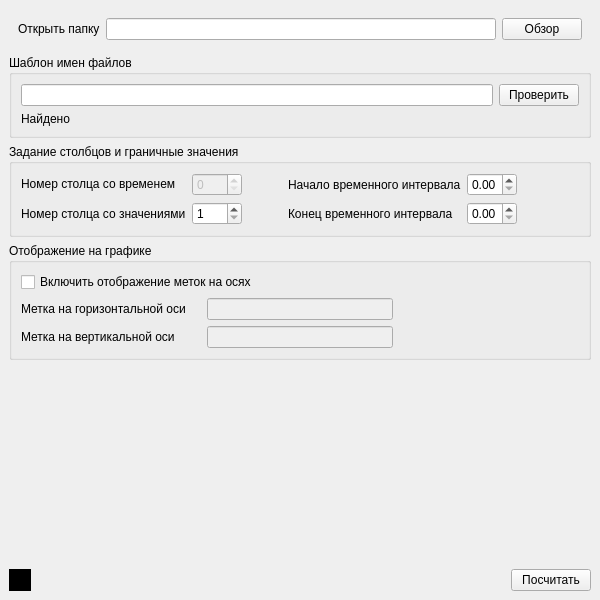
<?xml version="1.0" encoding="UTF-8"?>
<ui version="4.0">
 <class>MainWindow</class>
 <widget class="QMainWindow" name="MainWindow">
  <property name="geometry">
   <rect>
    <x>0</x>
    <y>0</y>
    <width>600</width>
    <height>600</height>
   </rect>
  </property>
  <property name="windowTitle">
   <string>MainWindow</string>
  </property>
  <widget class="QWidget" name="centralwidget">
   <layout class="QHBoxLayout" name="horizontalLayout">
    <item>
     <layout class="QVBoxLayout" name="verticalLayout" stretch="0,1">
      <item>
       <layout class="QHBoxLayout" name="horizontalLayout_2" stretch="0,0,0">
        <property name="leftMargin">
         <number>9</number>
        </property>
        <property name="topMargin">
         <number>9</number>
        </property>
        <property name="rightMargin">
         <number>9</number>
        </property>
        <property name="bottomMargin">
         <number>9</number>
        </property>
        <item>
         <widget class="QLabel" name="label_4">
          <property name="text">
           <string>Открыть папку</string>
          </property>
         </widget>
        </item>
        <item>
         <widget class="QLineEdit" name="lineEdit">
          <property name="minimumSize">
           <size>
            <width>0</width>
            <height>0</height>
           </size>
          </property>
         </widget>
        </item>
        <item>
         <widget class="QPushButton" name="pushButton">
          <property name="text">
           <string>Обзор</string>
          </property>
         </widget>
        </item>
       </layout>
      </item>
      <item>
       <layout class="QVBoxLayout" name="verticalLayout_2">
        <item>
         <layout class="QVBoxLayout" name="verticalLayout_3">
          <item>
           <widget class="QGroupBox" name="groupBox">
            <property name="sizePolicy">
             <sizepolicy hsizetype="Preferred" vsizetype="Maximum">
              <horstretch>0</horstretch>
              <verstretch>0</verstretch>
             </sizepolicy>
            </property>
            <property name="title">
             <string>Шаблон имен файлов</string>
            </property>
            <layout class="QVBoxLayout" name="verticalLayout_6" stretch="0,0">
             <property name="sizeConstraint">
              <enum>QLayout::SetDefaultConstraint</enum>
             </property>
             <item>
              <layout class="QVBoxLayout" name="verticalLayout_10">
               <item>
                <layout class="QHBoxLayout" name="horizontalLayout_14">
                 <item>
                  <widget class="QLineEdit" name="lineEdit_2"/>
                 </item>
                 <item>
                  <widget class="QPushButton" name="pushButton_3">
                   <property name="text">
                    <string>Проверить</string>
                   </property>
                  </widget>
                 </item>
                </layout>
               </item>
              </layout>
             </item>
             <item>
              <widget class="QLabel" name="label_9">
               <property name="enabled">
                <bool>true</bool>
               </property>
               <property name="styleSheet">
                <string notr="true"/>
               </property>
               <property name="text">
                <string>Найдено</string>
               </property>
              </widget>
             </item>
            </layout>
           </widget>
          </item>
          <item>
           <widget class="QGroupBox" name="groupBox_2">
            <property name="sizePolicy">
             <sizepolicy hsizetype="Preferred" vsizetype="Maximum">
              <horstretch>0</horstretch>
              <verstretch>0</verstretch>
             </sizepolicy>
            </property>
            <property name="title">
             <string>Задание столбцов и граничные значения</string>
            </property>
            <layout class="QVBoxLayout" name="verticalLayout_4">
             <item>
              <layout class="QHBoxLayout" name="horizontalLayout_4">
               <item>
                <layout class="QVBoxLayout" name="verticalLayout_7">
                 <item>
                  <layout class="QHBoxLayout" name="horizontalLayout_3">
                   <item>
                    <widget class="QLabel" name="label">
                     <property name="enabled">
                      <bool>true</bool>
                     </property>
                     <property name="sizePolicy">
                      <sizepolicy hsizetype="Preferred" vsizetype="Maximum">
                       <horstretch>0</horstretch>
                       <verstretch>0</verstretch>
                      </sizepolicy>
                     </property>
                     <property name="minimumSize">
                      <size>
                       <width>0</width>
                       <height>22</height>
                      </size>
                     </property>
                     <property name="text">
                      <string>Номер столца со временем</string>
                     </property>
                    </widget>
                   </item>
                   <item>
                    <widget class="QSpinBox" name="spinBox">
                     <property name="enabled">
                      <bool>false</bool>
                     </property>
                     <property name="minimumSize">
                      <size>
                       <width>50</width>
                       <height>0</height>
                      </size>
                     </property>
                     <property name="maximumSize">
                      <size>
                       <width>50</width>
                       <height>16777215</height>
                      </size>
                     </property>
                    </widget>
                   </item>
                  </layout>
                 </item>
                 <item>
                  <layout class="QHBoxLayout" name="horizontalLayout_5">
                   <item>
                    <widget class="QLabel" name="label_5">
                     <property name="text">
                      <string>Номер столца со значениями</string>
                     </property>
                    </widget>
                   </item>
                   <item>
                    <widget class="QSpinBox" name="spinBox_2">
                     <property name="sizePolicy">
                      <sizepolicy hsizetype="Minimum" vsizetype="Fixed">
                       <horstretch>0</horstretch>
                       <verstretch>0</verstretch>
                      </sizepolicy>
                     </property>
                     <property name="minimumSize">
                      <size>
                       <width>50</width>
                       <height>0</height>
                      </size>
                     </property>
                     <property name="maximumSize">
                      <size>
                       <width>50</width>
                       <height>16777215</height>
                      </size>
                     </property>
                     <property name="minimum">
                      <number>1</number>
                     </property>
                    </widget>
                   </item>
                  </layout>
                 </item>
                </layout>
               </item>
               <item>
                <spacer name="horizontalSpacer">
                 <property name="orientation">
                  <enum>Qt::Horizontal</enum>
                 </property>
                 <property name="sizeType">
                  <enum>QSizePolicy::Fixed</enum>
                 </property>
                 <property name="sizeHint" stdset="0">
                  <size>
                   <width>40</width>
                   <height>20</height>
                  </size>
                 </property>
                </spacer>
               </item>
               <item>
                <layout class="QVBoxLayout" name="verticalLayout_5">
                 <item>
                  <layout class="QHBoxLayout" name="horizontalLayout_7">
                   <item>
                    <widget class="QLabel" name="label_2">
                     <property name="text">
                      <string>Начало временного интервала</string>
                     </property>
                    </widget>
                   </item>
                   <item>
                    <widget class="QDoubleSpinBox" name="doubleSpinBox">
                     <property name="minimumSize">
                      <size>
                       <width>50</width>
                       <height>0</height>
                      </size>
                     </property>
                     <property name="maximumSize">
                      <size>
                       <width>50</width>
                       <height>16777215</height>
                      </size>
                     </property>
                    </widget>
                   </item>
                  </layout>
                 </item>
                 <item>
                  <layout class="QHBoxLayout" name="horizontalLayout_8">
                   <item>
                    <widget class="QLabel" name="label_3">
                     <property name="text">
                      <string>Конец временного интервала</string>
                     </property>
                    </widget>
                   </item>
                   <item>
                    <widget class="QDoubleSpinBox" name="doubleSpinBox_2">
                     <property name="minimumSize">
                      <size>
                       <width>50</width>
                       <height>0</height>
                      </size>
                     </property>
                     <property name="maximumSize">
                      <size>
                       <width>50</width>
                       <height>16777215</height>
                      </size>
                     </property>
                    </widget>
                   </item>
                  </layout>
                 </item>
                </layout>
               </item>
               <item>
                <spacer name="horizontalSpacer_2">
                 <property name="orientation">
                  <enum>Qt::Horizontal</enum>
                 </property>
                 <property name="sizeHint" stdset="0">
                  <size>
                   <width>40</width>
                   <height>20</height>
                  </size>
                 </property>
                </spacer>
               </item>
              </layout>
             </item>
            </layout>
           </widget>
          </item>
          <item>
           <widget class="QGroupBox" name="groupBox_3">
            <property name="sizePolicy">
             <sizepolicy hsizetype="Preferred" vsizetype="Maximum">
              <horstretch>0</horstretch>
              <verstretch>0</verstretch>
             </sizepolicy>
            </property>
            <property name="title">
             <string>Отображение на графике</string>
            </property>
            <layout class="QVBoxLayout" name="verticalLayout_8">
             <item>
              <layout class="QHBoxLayout" name="horizontalLayout_11">
               <item>
                <widget class="QCheckBox" name="checkBox">
                 <property name="sizePolicy">
                  <sizepolicy hsizetype="Minimum" vsizetype="Minimum">
                   <horstretch>0</horstretch>
                   <verstretch>0</verstretch>
                  </sizepolicy>
                 </property>
                 <property name="text">
                  <string>Включить отображение меток на осях</string>
                 </property>
                </widget>
               </item>
              </layout>
             </item>
             <item>
              <layout class="QHBoxLayout" name="horizontalLayout_9">
               <item>
                <widget class="QLabel" name="label_6">
                 <property name="minimumSize">
                  <size>
                   <width>180</width>
                   <height>0</height>
                  </size>
                 </property>
                 <property name="text">
                  <string>Метка на горизонтальной оси</string>
                 </property>
                </widget>
               </item>
               <item>
                <widget class="QLineEdit" name="lineEdit_3">
                 <property name="enabled">
                  <bool>false</bool>
                 </property>
                </widget>
               </item>
               <item>
                <spacer name="horizontalSpacer_3">
                 <property name="orientation">
                  <enum>Qt::Horizontal</enum>
                 </property>
                 <property name="sizeHint" stdset="0">
                  <size>
                   <width>40</width>
                   <height>20</height>
                  </size>
                 </property>
                </spacer>
               </item>
              </layout>
             </item>
             <item>
              <layout class="QHBoxLayout" name="horizontalLayout_10">
               <item>
                <widget class="QLabel" name="label_7">
                 <property name="minimumSize">
                  <size>
                   <width>180</width>
                   <height>0</height>
                  </size>
                 </property>
                 <property name="text">
                  <string>Метка на вертикальной оси</string>
                 </property>
                </widget>
               </item>
               <item>
                <widget class="QLineEdit" name="lineEdit_4">
                 <property name="enabled">
                  <bool>false</bool>
                 </property>
                </widget>
               </item>
               <item>
                <spacer name="horizontalSpacer_4">
                 <property name="orientation">
                  <enum>Qt::Horizontal</enum>
                 </property>
                 <property name="sizeHint" stdset="0">
                  <size>
                   <width>40</width>
                   <height>20</height>
                  </size>
                 </property>
                </spacer>
               </item>
              </layout>
             </item>
            </layout>
           </widget>
          </item>
          <item>
           <spacer name="verticalSpacer">
            <property name="orientation">
             <enum>Qt::Vertical</enum>
            </property>
            <property name="sizeHint" stdset="0">
             <size>
              <width>20</width>
              <height>40</height>
             </size>
            </property>
           </spacer>
          </item>
          <item>
           <layout class="QHBoxLayout" name="horizontalLayout_12">
            <item>
             <layout class="QHBoxLayout" name="horizontalLayout_13">
              <item>
               <widget class="QWidget" name="widget" native="true">
                <property name="minimumSize">
                 <size>
                  <width>22</width>
                  <height>22</height>
                 </size>
                </property>
                <property name="maximumSize">
                 <size>
                  <width>22</width>
                  <height>22</height>
                 </size>
                </property>
                <property name="styleSheet">
                 <string notr="true">background-color: rgba(0, 0, 0, 255);</string>
                </property>
               </widget>
              </item>
              <item>
               <widget class="QLabel" name="label_8">
                <property name="text">
                 <string/>
                </property>
               </widget>
              </item>
             </layout>
            </item>
            <item>
             <spacer name="horizontalSpacer_5">
              <property name="orientation">
               <enum>Qt::Horizontal</enum>
              </property>
              <property name="sizeHint" stdset="0">
               <size>
                <width>40</width>
                <height>20</height>
               </size>
              </property>
             </spacer>
            </item>
            <item>
             <widget class="QPushButton" name="pushButton_2">
              <property name="text">
               <string>Посчитать</string>
              </property>
             </widget>
            </item>
           </layout>
          </item>
         </layout>
        </item>
       </layout>
      </item>
     </layout>
    </item>
   </layout>
  </widget>
 </widget>
 <resources/>
 <connections/>
</ui>
